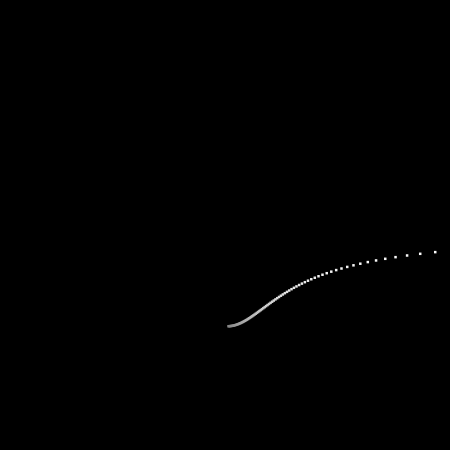
Frame 1 (no input)
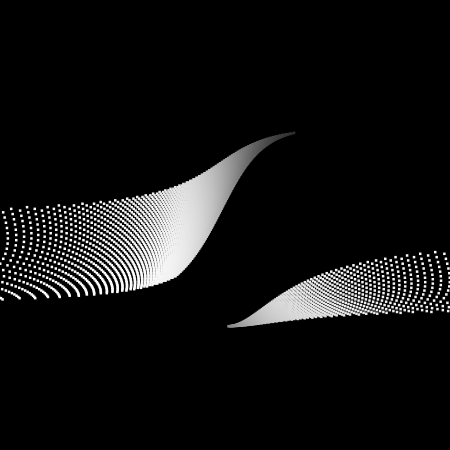
Frame 60 (the mouse pressed at the canvas centre just before this capture)
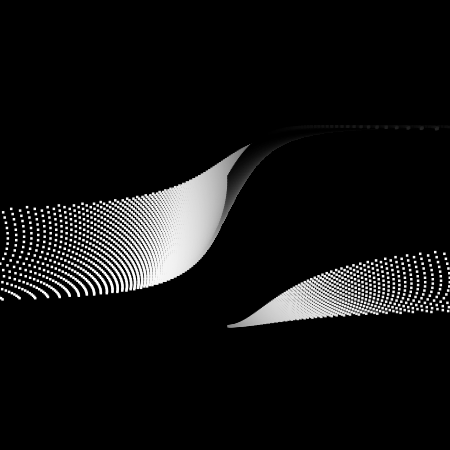
Frame 120 (the mouse held since frame 60 and released just before this capture)

The Processing sketch that drew these frames (run headless with seeded random() and noise(); from frame 60 on, the mouse is pressed at the canvas centre):

// Processing sketch: waves_1
// ── waves_1.pde
/**
 * This is a reconstruction of Tim Rodenbroeker's
 * "Exploring Wave-Figures in Processing" YouTube course
 * https://www.youtube.com/watch?v=Th7m7QEeUbI
*/

void setup() {
  size(450, 450);
  pixelDensity(2);
  background(0);
}

void draw() {
  translate(width / 2, height / 2);
  scale(0.5);
  float mag = 200;
  float size = 5;
  float amount = 100;
  noStroke();
  for (int i = 0; i < amount; i++) {
    float w = map(sin(radians(frameCount)), -1, 1, -100, 100);
    float wave1 = map(tan(radians(frameCount * 0.8 + i + w)), -1, 1, -100, 100);
    float wave2 = map(cos(radians(frameCount + i)), -1, 1, -mag, mag);
    float c = map(sin(radians(frameCount * 2 + i)), -1, 1,  0, 255);
    fill(c);
    rect(wave1, wave2, size, size);
  }
}
